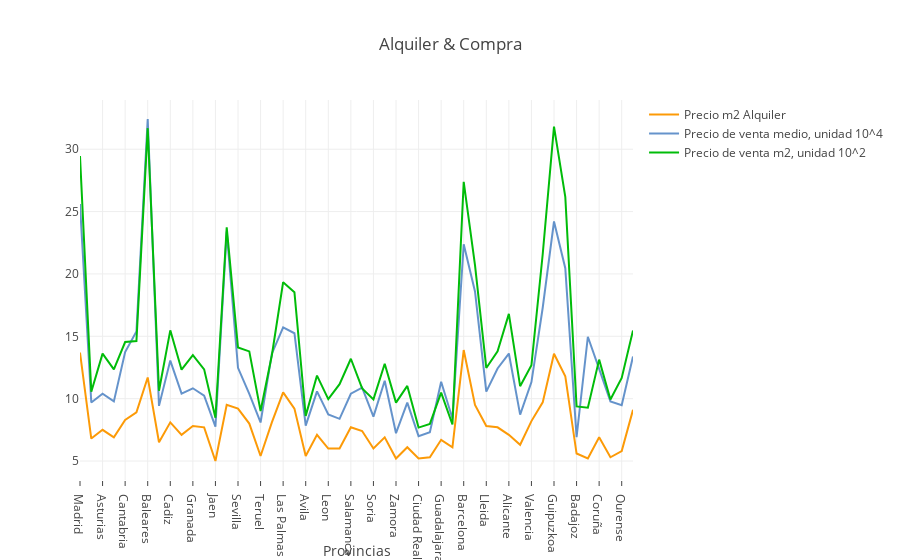

Notebook cell for this chart:
### Code cell
# Creating trace4
trace4 = go.Scatter(
                    x = df['provincias'],
                    y = df['Precio m2 Alquiler'],
                    name = 'Precio m2 Alquiler',
                    mode= 'lines',
                    marker = dict(color = 'rgb(252, 154, 7)'),
                    text = df['Precio m2 Alquiler'])
# Creating trace5
trace5 = go.Scatter(
                    x = df['provincias'],
                    y = df['VM']/10000,
                    name = 'Precio de venta medio, unidad 10^4',
                    mode= 'lines',
                    marker = dict(color = 'rgba(63, 121, 191, 0.8)'),
                    text = df['VM'])
# Creating trace6
trace6 = go.Scatter(
                    x = df['provincias'],
                    y = df['Precio compra m2']/100,
                    name = 'Precio de venta m2, unidad 10^2',
                    mode= 'lines',
                    marker = dict(color = 'rgb(0, 188, 9)'),
                    text = df['Precio compra m2'])
data = [trace4, trace5, trace6]

layout = dict(title = 'Alquiler & Compra',
             xaxis= dict(title= 'Provincias',ticklen= 5)
           )
fig = go.Figure(data = data, layout=layout)
iplot(fig)

### Figure 1 — Plotly figure (JSON) as saved in the notebook; plotly's stock layout.template omitted (floating-point values rounded to 4 significant figures)
{"data": [{"marker": {"color": "rgb(252, 154, 7)"}, "mode": "lines", "name": "Precio m2 Alquiler", "text": [13.7, 6.8, 7.5, 6.9, 8.3, 8.9, 11.7, 6.5, 8.1, 7.1, 7.8, 7.7, 5, 9.5, 9.2, 8, 5.4, 8.1, 10.5, 9.2, 5.4, 7.1, 6, 6, 7.7, 7.4, 6, 6.9, 5.2, 6.1, 5.2, 5.3, 6.7, 6.1, 13.9, 9.5, 7.8, 7.7, 7.1, 6.3, 8.2, 9.7, 13.6, 11.8, 5.6, 5.2, 6.9, 5.3, 5.8, 9.1], "type": "scatter", "uid": "342b7e40-1fcb-4c72-89b0-d6bc5658baef", "x": ["Madrid", "Murcia", "Asturias", "Rioja", "Cantabria", "Navarra", "Baleares", "Almeria", "Cadiz", "Cordoba", "Granada", "Huelva", "Jaen", "Malaga", "Sevilla", "Huesca", "Teruel", "Zaragoza", "Las Palmas", "Tenerife", "Avila", "Burgos", "Leon", "Palencia", "Salamanca", "Segovia", "Soria", "Valladolid", "Zamora", "Albacete", "Ciudad Real", "Cuenca", "Guadalajara", "Toledo", "Barcelona", "Girona", "Lleida", "Tarragona", "Alicante", "Castellon", "Valencia", "Alava", "Guipuzkoa", "Bizkaia", "Badajoz", "Caceres", "Coruña", "Lugo", "Ourense", "Pontevedra"], "y": [13.7, 6.8, 7.5, 6.9, 8.3, 8.9, 11.7, 6.5, 8.1, 7.1, 7.8, 7.7, 5, 9.5, 9.2, 8, 5.4, 8.1, 10.5, 9.2, 5.4, 7.1, 6, 6, 7.7, 7.4, 6, 6.9, 5.2, 6.1, 5.2, 5.3, 6.7, 6.1, 13.9, 9.5, 7.8, 7.7, 7.1, 6.3, 8.2, 9.7, 13.6, 11.8, 5.6, 5.2, 6.9, 5.3, 5.8, 9.1]}, {"marker": {"color": "rgba(63, 121, 191, 0.8)"}, "mode": "lines", "name": "Precio de venta medio, unidad 10^4", "text": [256000.0, 96970.0, 103900.0, 97820.0, 137400.0, 153800.0, 324300.0, 94210.0, 130500.0, 104000.0, 108300.0, 102500.0, 77580.0, 234000.0, 124700.0, 103800.0, 80890.0, 136000.0, 157100.0, 152400.0, 78330.0, 105900.0, 87410.0, 83800.0, 103900.0, 108900, 85580.0, 114400.0, 72290.0, 96760.0, 69950.0, 73040.0, 113500.0, 84050.0, 223800.0, 185900.0, 105700.0, 124200.0, 136200.0, 87230.0, 113300.0, 172900.0, 242100.0, 204600.0, 69150.0, 149600.0, 123900.0, 97800.0, 94780.0, 133700.0], "type": "scatter", "uid": "92ea6314-a6a4-4693-b4d0-2960160b70a4", "x": ["Madrid", "Murcia", "Asturias", "Rioja", "Cantabria", "Navarra", "Baleares", "Almeria", "Cadiz", "Cordoba", "Granada", "Huelva", "Jaen", "Malaga", "Sevilla", "Huesca", "Teruel", "Zaragoza", "Las Palmas", "Tenerife", "Avila", "Burgos", "Leon", "Palencia", "Salamanca", "Segovia", "Soria", "Valladolid", "Zamora", "Albacete", "Ciudad Real", "Cuenca", "Guadalajara", "Toledo", "Barcelona", "Girona", "Lleida", "Tarragona", "Alicante", "Castellon", "Valencia", "Alava", "Guipuzkoa", "Bizkaia", "Badajoz", "Caceres", "Coruña", "Lugo", "Ourense", "Pontevedra"], "y": [25.6, 9.697, 10.39, 9.782, 13.74, 15.38, 32.43, 9.421, 13.05, 10.4, 10.83, 10.25, 7.758, 23.4, 12.47, 10.38, 8.089, 13.6, 15.71, 15.24, 7.833, 10.59, 8.741, 8.38, 10.39, 10.89, 8.558, 11.44, 7.229, 9.676, 6.995, 7.304, 11.35, 8.405, 22.38, 18.59, 10.57, 12.42, 13.62, 8.723, 11.33, 17.29, 24.21, 20.46, 6.915, 14.96, 12.39, 9.78, 9.478, 13.37]}, {"marker": {"color": "rgb(0, 188, 9)"}, "mode": "lines", "name": "Precio de venta m2, unidad 10^2", "text": [2945, 1056, 1361, 1235, 1454, 1462, 3169, 1063, 1548, 1232, 1349, 1235, 847, 2374, 1410, 1379, 901, 1348, 1934, 1854, 862, 1185, 996, 1116, 1320, 1082, 994, 1280, 968, 1102, 768, 798, 1048, 793, 2739, 2071, 1246, 1379, 1680, 1100, 1269, 2158, 3181, 2619, 938, 927, 1313, 993, 1166, 1547], "type": "scatter", "uid": "e147fa64-add7-489a-a4d1-fdf369c81808", "x": ["Madrid", "Murcia", "Asturias", "Rioja", "Cantabria", "Navarra", "Baleares", "Almeria", "Cadiz", "Cordoba", "Granada", "Huelva", "Jaen", "Malaga", "Sevilla", "Huesca", "Teruel", "Zaragoza", "Las Palmas", "Tenerife", "Avila", "Burgos", "Leon", "Palencia", "Salamanca", "Segovia", "Soria", "Valladolid", "Zamora", "Albacete", "Ciudad Real", "Cuenca", "Guadalajara", "Toledo", "Barcelona", "Girona", "Lleida", "Tarragona", "Alicante", "Castellon", "Valencia", "Alava", "Guipuzkoa", "Bizkaia", "Badajoz", "Caceres", "Coruña", "Lugo", "Ourense", "Pontevedra"], "y": [29.45, 10.56, 13.61, 12.35, 14.54, 14.62, 31.69, 10.63, 15.48, 12.32, 13.49, 12.35, 8.47, 23.74, 14.1, 13.79, 9.01, 13.48, 19.34, 18.54, 8.62, 11.85, 9.96, 11.16, 13.2, 10.82, 9.94, 12.8, 9.68, 11.02, 7.68, 7.98, 10.48, 7.93, 27.39, 20.71, 12.46, 13.79, 16.8, 11, 12.69, 21.58, 31.81, 26.19, 9.38, 9.27, 13.13, 9.93, 11.66, 15.47]}], "layout": {"title": {"text": "Alquiler & Compra"}, "xaxis": {"ticklen": 5, "title": {"text": "Provincias"}}}}
